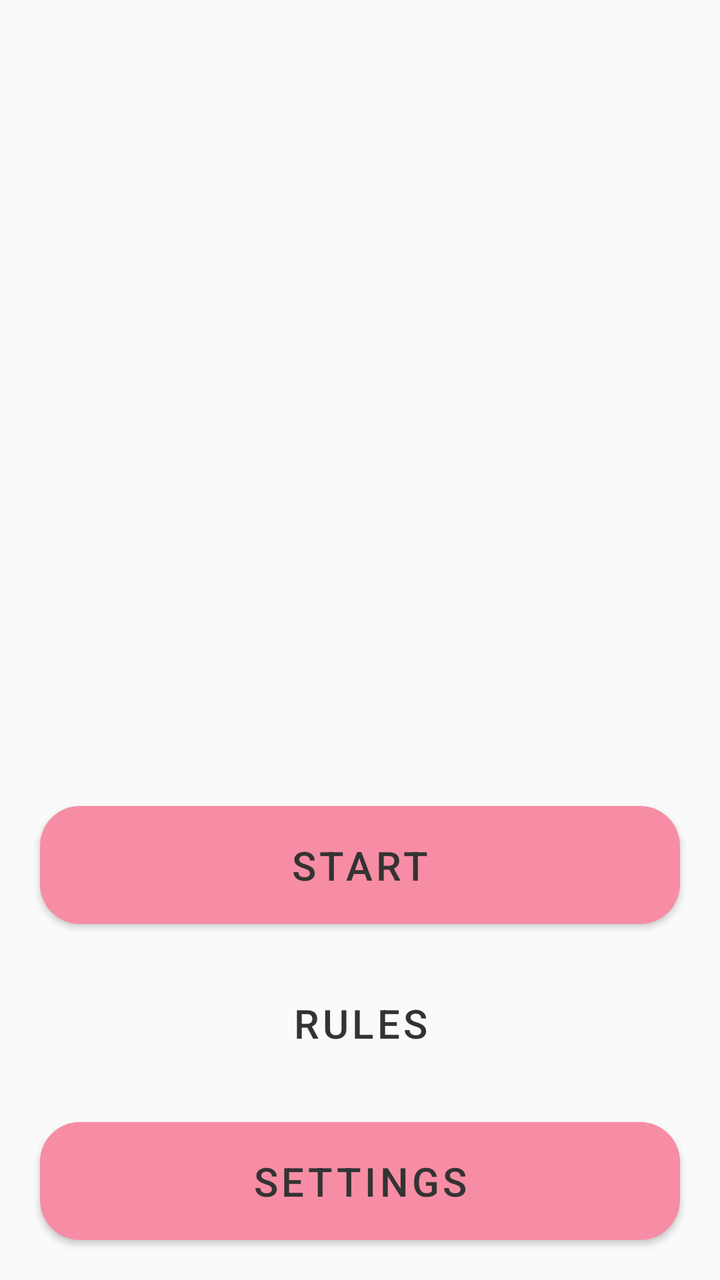
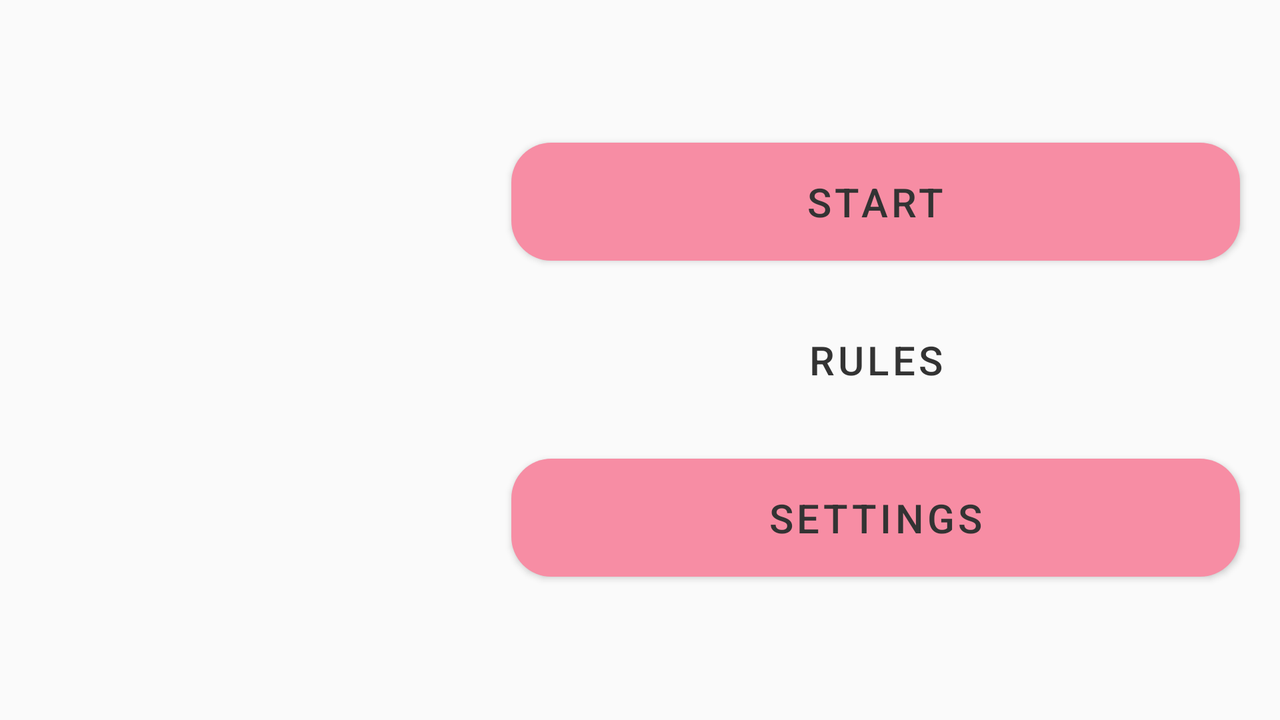

An Android layout and its configuration variant, each rendered on a device that would load it. The default file and the variant file are quoted in full after the pictures.
<!-- AndroidManifest.xml: application theme Theme.WordmindedXml -->
<!-- res/layout/activity_menu.xml -->
<?xml version="1.0" encoding="utf-8"?>
<LinearLayout xmlns:android="http://schemas.android.com/apk/res/android"
    xmlns:app="http://schemas.android.com/apk/res-auto"
    xmlns:tools="http://schemas.android.com/tools"
    android:layout_width="match_parent"
    android:layout_height="match_parent"
    android:background="?colorOnPrimary"
    android:orientation="vertical"
    tools:context=".menu.MenuActivity">

    <ImageView
        android:layout_width="match_parent"
        android:layout_height="wrap_content"
        android:layout_weight="1"
        android:src="@drawable/logo" />

    <Button
        android:id="@+id/menu_button_play"
        android:layout_width="match_parent"
        android:layout_height="wrap_content"
        android:layout_marginStart="@dimen/margin_big_size"
        android:layout_marginTop="@dimen/margin_big_size"
        android:layout_marginEnd="@dimen/margin_big_size"
        android:layout_marginBottom="@dimen/margin_medium_size"
        android:background="@drawable/rectangle_red"
        android:padding="10dp"
        android:text="@string/menu_start_button"
        android:textColor="?colorOnSecondary"
        android:textSize="@dimen/text_medium_size"
        app:backgroundTint="@null" />

    <Button
        android:id="@+id/menu_button_rules"
        android:layout_width="match_parent"
        android:layout_height="wrap_content"
        android:layout_marginStart="@dimen/margin_big_size"
        android:layout_marginTop="@dimen/margin_medium_size"
        android:layout_marginEnd="@dimen/margin_big_size"
        android:layout_marginBottom="@dimen/margin_medium_size"
        android:background="@drawable/rectangle_blue"
        android:padding="10dp"
        android:text="@string/menu_rules_button"
        android:textColor="?colorOnSecondary"
        android:textSize="@dimen/text_medium_size"
        app:backgroundTint="@null" />

    <Button
        android:id="@+id/menu_button_settings"
        android:layout_width="match_parent"
        android:layout_height="wrap_content"
        android:layout_marginStart="@dimen/margin_big_size"
        android:layout_marginTop="@dimen/margin_medium_size"
        android:layout_marginEnd="@dimen/margin_big_size"
        android:layout_marginBottom="@dimen/margin_big_size"
        android:background="@drawable/rectangle_red"
        android:padding="10dp"
        android:text="@string/menu_settings_button"
        android:textColor="?colorOnSecondary"
        android:textSize="@dimen/text_medium_size"
        app:backgroundTint="@null" />

</LinearLayout>
<!-- resources referenced by this layout -->
<resources>
  <dimen name="margin_big_size">20dp</dimen>
  <dimen name="margin_medium_size">10dp</dimen>
  <dimen name="text_medium_size">20sp</dimen>
  <!-- drawable rectangle_red (drawable) -->
  <?xml version="1.0" encoding="utf-8"?>
  <shape xmlns:android="http://schemas.android.com/apk/res/android"
      android:shape="rectangle">
      <corners android:radius="20dp" />
      <solid android:color="?colorSecondary" />
  </shape>
  <string name="menu_rules_button">Rules</string>
  <string name="menu_settings_button">Settings</string>
  <string name="menu_start_button">Start</string>
  <style name="Theme.WordmindedXml" parent="Theme.MaterialComponents.DayNight.NoActionBar">
          
          <item name="colorPrimary">@color/lightBlue</item>
          <item name="colorPrimaryVariant">@color/darkBlue</item>
          <item name="colorOnPrimary">@color/white</item>
          
          <item name="colorSecondary">@color/lightRed</item>
          <item name="colorSecondaryVariant">@color/darkRed</item>
          <item name="colorOnSecondary">@color/black</item>
          
          <item name="android:statusBarColor">?attr/colorOnPrimary</item>
          
      </style>
  <color name="lightBlue">#84E6FF</color>
  <color name="darkBlue">#4091B4</color>
  <color name="white">#FAFAFA</color>
  <color name="lightRed">#F78DA4</color>
  <color name="darkRed">#9E2433</color>
  <color name="black">#333333</color>
</resources>
<!-- res/layout-land/activity_menu.xml (the repository's variant of the layout above) -->
<!-- drawn on the phone turned sideways -->
<?xml version="1.0" encoding="utf-8"?>
<LinearLayout xmlns:android="http://schemas.android.com/apk/res/android"
    xmlns:app="http://schemas.android.com/apk/res-auto"
    android:layout_width="match_parent"
    android:layout_height="match_parent"
    android:background="?colorOnPrimary"
    android:orientation="horizontal">

    <ImageView
        android:layout_width="wrap_content"
        android:layout_height="match_parent"
        android:layout_weight="1"
        android:src="@drawable/logo" />

    <LinearLayout
        android:layout_width="wrap_content"
        android:layout_height="match_parent"
        android:layout_weight="1"
        android:gravity="center"
        android:orientation="vertical">

        <Button
            android:id="@+id/menu_button_play"
            android:layout_width="match_parent"
            android:layout_height="wrap_content"
            android:layout_marginStart="@dimen/margin_big_size"
            android:layout_marginTop="@dimen/margin_big_size"
            android:layout_marginEnd="@dimen/margin_big_size"
            android:layout_marginBottom="@dimen/margin_medium_size"
            android:background="@drawable/rectangle_red"
            android:padding="10dp"
            android:text="@string/menu_start_button"
            android:textColor="?colorOnSecondary"
            android:textSize="@dimen/text_medium_size"
            app:backgroundTint="@null" />

        <Button
            android:id="@+id/menu_button_rules"
            android:layout_width="match_parent"
            android:layout_height="wrap_content"
            android:layout_marginStart="@dimen/margin_big_size"
            android:layout_marginTop="@dimen/margin_medium_size"
            android:layout_marginEnd="@dimen/margin_big_size"
            android:layout_marginBottom="@dimen/margin_medium_size"
            android:background="@drawable/rectangle_blue"
            android:padding="10dp"
            android:text="@string/menu_rules_button"
            android:textColor="?colorOnSecondary"
            android:textSize="@dimen/text_medium_size"
            app:backgroundTint="@null" />

        <Button
            android:id="@+id/menu_button_settings"
            android:layout_width="match_parent"
            android:layout_height="wrap_content"
            android:layout_marginStart="@dimen/margin_big_size"
            android:layout_marginTop="@dimen/margin_medium_size"
            android:layout_marginEnd="@dimen/margin_big_size"
            android:layout_marginBottom="@dimen/margin_big_size"
            android:background="@drawable/rectangle_red"
            android:padding="10dp"
            android:text="@string/menu_settings_button"
            android:textColor="?colorOnSecondary"
            android:textSize="@dimen/text_medium_size"
            app:backgroundTint="@null" />

    </LinearLayout>
</LinearLayout>
